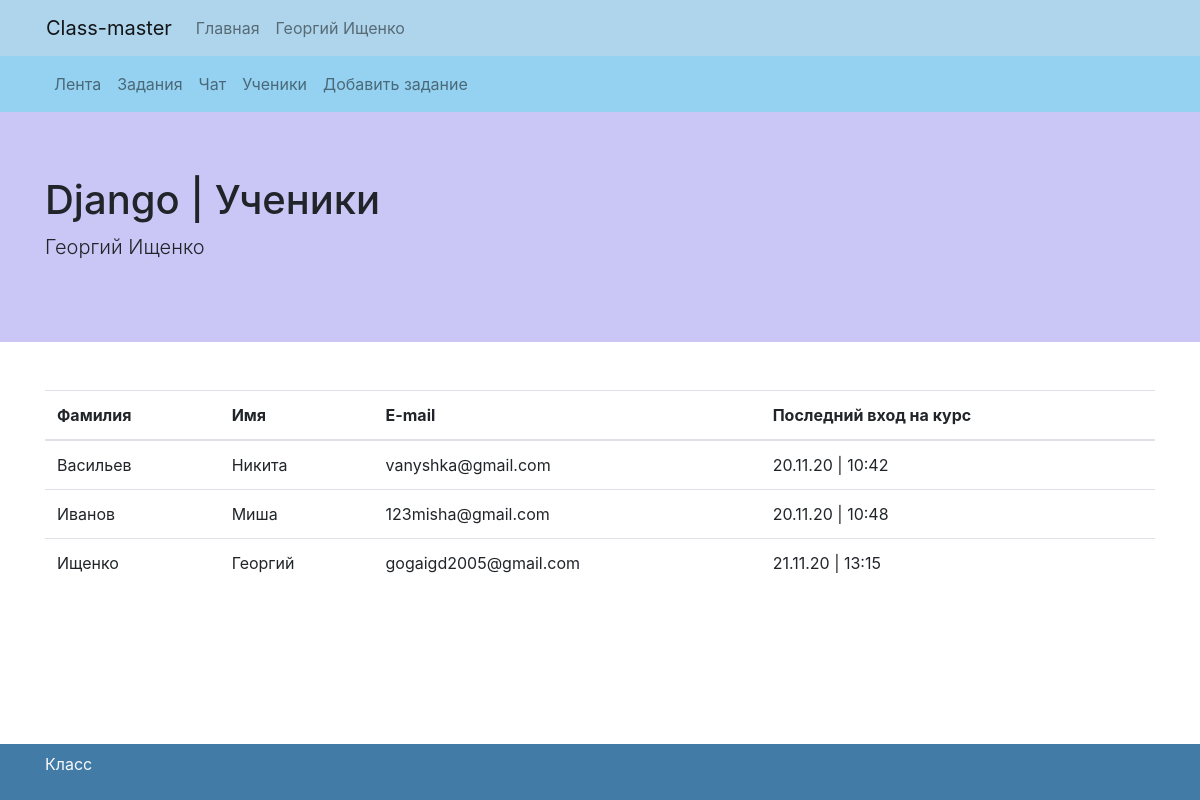
The app's page /classes/Django-21/students (signed in) with its own data.
### my_class/models.py (models this page shows, shortened)
class Class(models.Model):
    name = models.CharField(max_length=32)
    teacher = models.ForeignKey(settings.AUTH_USER_MODEL, on_delete=models.CASCADE, null=True, blank=True)
    class Meta:
        verbose_name = "Классы"
        verbose_name_plural = "Классы"
    def is_teacher(self):
        if self.teacher:
            return True
        else:
            return False

class Profile(models.Model):
    user = models.OneToOneField(User, primary_key=True, on_delete=models.CASCADE)
    city = models.CharField(max_length=16)
    institution = models.CharField(max_length=64, blank=True)
    grade = models.CharField(max_length=2, blank=True)
    classes = models.ManyToManyField(Class, verbose_name='Классы',
         through='ProfileClass')
    last_visit = models.DateTimeField(auto_now_add=True)
    class Meta:
        verbose_name = "Профили"
        verbose_name_plural = "Профили"

### my_class/views.py (the view)
# urls.py: path('classes/<str:name>-<int:pk>/students', class_students),
@login_required
def class_students(request,name,pk):
	current_class = get_object_or_404(Class, pk=pk)
	users = User.objects.all().order_by('last_name')
	students = []
	for i in users:
		if current_class in i.profile.classes.all():
			students.append(i)
	return render(request,'class_students.html',
		{
		'class': current_class,
		'students':students,
		})

### my_class/templates/class_students.html
{% extends "base.html" %}
{% block content %}
<div style="background-color: #95D2F1;">
    <nav class="container navbar navbar-expand-lg navbar-light">
        <div class="collapse navbar-collapse" id="navbarNavAltMarkup">
          <div class="navbar-nav">
            <a class="nav-link" href="feed">Лента</a>
            <a class="nav-link" href="tasks">Задания</a>
            <a class="nav-link" href="chat">Чат</a>
            <a class="nav-link" href="students">Ученики</a>
            {% if class.is_teacher %}
            <a class="nav-link" href="task_add">Добавить задание</a>
            {% endif %}
          </div>
        </div>
    </nav>
</div>
<div class="jumbotron jumbotron-fluid" style="background-color: #CAC6F5;">
  <div class="container">
    <h1 class="display-5">{{class.name}} | Ученики</h1>
    <p class="lead">{{class.teacher.first_name}} {{class.teacher.last_name}}</p>
  </div>
</div>
<div class="container mt-5 mb-5">
            <table class="table table-hover">
          <thead>
            <tr>
              <th scope="col">Фамилия</th>
              <th scope="col">Имя</th>
              <th scope="col">E-mail</th>
              <th scope="col">Последний вход на курс</th>
            </tr>
          </thead>
          <tbody>
            {% for student in students %}
            <tr>
              <td>{{student.last_name}}</td>
              <td>{{student.first_name}}</td>
              <td>{{student.email}}</td>
              <td>{{student.profile.last_visit|date:'d.m.y | H:s'}}</td>
            </tr>
            {% endfor %}
          </tbody>
        </table>
        </div>
{% endblock %}

### my_class/templates/base.html (shortened to what this page needs)
{% load static %}
<!doctype html>
<html>
  <head>
  	<link href="{% static 'vendor/bootstrap/css/bootstrap.min.css' %}" rel="stylesheet">
  </head>
  <header>
    <div style="background-color: #AFD5EC;">
      <nav class="container navbar navbar-expand-lg navbar-light">
        <a class="navbar-brand" href="/">Class-master</a>
        <div class="collapse navbar-collapse" id="navbarNavAltMarkup">
          <div class="navbar-nav">
            <a class="nav-link" href="/">Главная</a>
            <a class="nav-link float-right" href="/im">{{request.user.first_name}} {{request.user.last_name}}</a>
          </div>
        </div>
      </nav>
    </div>
  </header>
  <body>
    {% block content %}
    {% endblock %}
  </body>
  <footer class="footer mt-auto py-2 fixed-bottom" style="background-color: #427BA6;">
    <div class="container">
      <p class="text-light">Класс</p>
    </div>
  </footer>
</html>

### records on screen
Class: name "Django", teacher.first_name "Георгий", teacher.last_name "Ищенко"

### other values on screen
{{ request.user.first_name }} "Георгий"
{{ request.user.last_name }} "Ищенко"
{{ student.last_name }} "Васильев"
{{ student.first_name }} "Никита"
{{ student.email }} "vanyshka@gmail.com"
{{ student.profile.last_visit|date:'d.m.y | H:s' }} "20.11.20 | 10:42"
{{ student.last_name }} "Иванов"
{{ student.first_name }} "Миша"
{{ student.email }} "123misha@gmail.com"
{{ student.profile.last_visit|date:'d.m.y | H:s' }} "20.11.20 | 10:48"
{{ student.last_name }} "Ищенко"
{{ student.first_name }} "Георгий"
{{ student.email }} "gogaigd2005@gmail.com"
{{ student.profile.last_visit|date:'d.m.y | H:s' }} "21.11.20 | 13:15"
